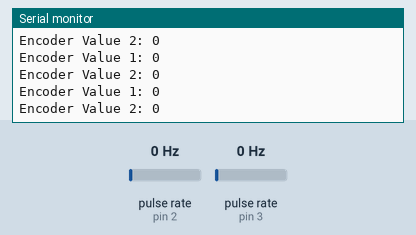
Recording of a sketch running on a simulated Arduino Uno, built with avr-gcc and run on an emulated ATmega328P. Parts: the last lines printed to the serial monitor. Wiring (inferred from the names in the program): 2 × pulse sensor: data pin 2 / data pin 3. The test bench sets the inputs (shaded band); at power-on: pulse rate (sensors on pin 2, pin 3) 0 Hz.

Above: at 1.2 s.
1.3 s: pulse rate (sensor on pin 2) set to 50 Hz
At 2.3 s:
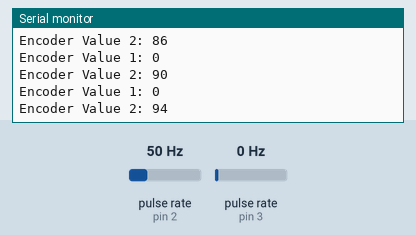
4.3 s: pulse rate (sensor on pin 3) set to 4 Hz
At 5.1 s:
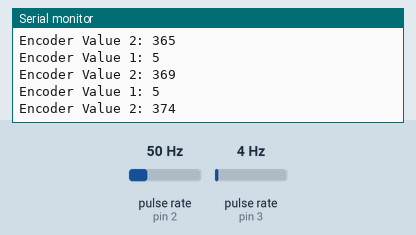
7.3 s: pulse rate (sensor on pin 2) set to 100 Hz
At 8.1 s:
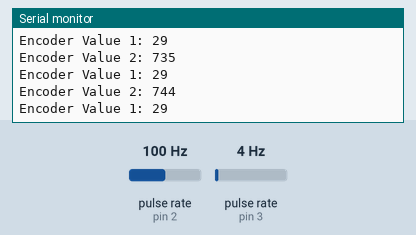
10.3 s: pulse rate (sensor on pin 3) set to 100 Hz
At 11.0 s:
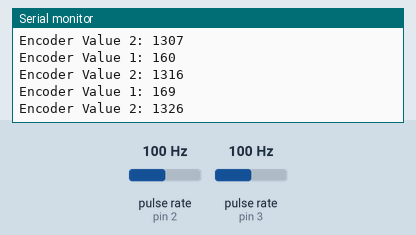
13.3 s: pulse rate (sensor on pin 3) set to 50 Hz
At 13.9 s:
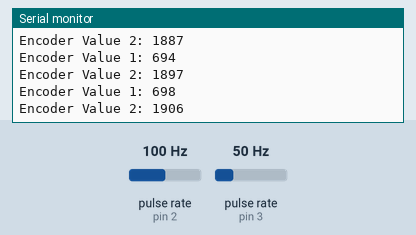
16.3 s: pulse rate (sensor on pin 3) set to 4 Hz
At 16.9 s:
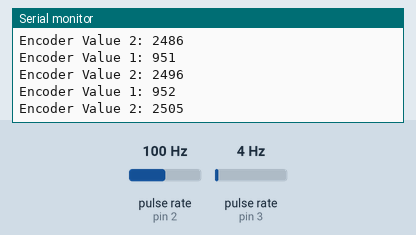
Timing chart, 0 to 19.3 s (numbered marks = the images above; inputs shaded):
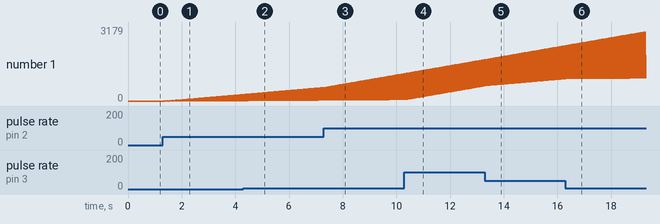

The sketch:

encodertest.ino
```cpp
int ENA = 9;
int in1 = 5;
int in2 = 8;
volatile int encoder_val_1 = 0;
volatile int encoder_val_2 = 0;
int encoders1 = 3;
int encoders2 = 2;


void setup() {
  // put your setup code here, to run once:
  Serial.begin(9600);
  attachInterrupt(digitalPinToInterrupt(encoders1), count, CHANGE);
  attachInterrupt(digitalPinToInterrupt(encoders2), count2, CHANGE);
  encoder_val_1 = 0;
  encoder_val_2 = 0;
  Serial.print("Starting \n");
}

void loop() {
  // put your main code here, to run repeatedly:
  Serial.print("Encoder Value 1: "); Serial.println(encoder_val_1);
  Serial.print("Encoder Value 2: "); Serial.println(encoder_val_2);
}

void count() {
  encoder_val_1++;
}

void count2() {
  encoder_val_2++;
}
```

Measured:
- after the input at 1.3 s, the serial monitor: prints a new line after 0.06 s (image 1)
